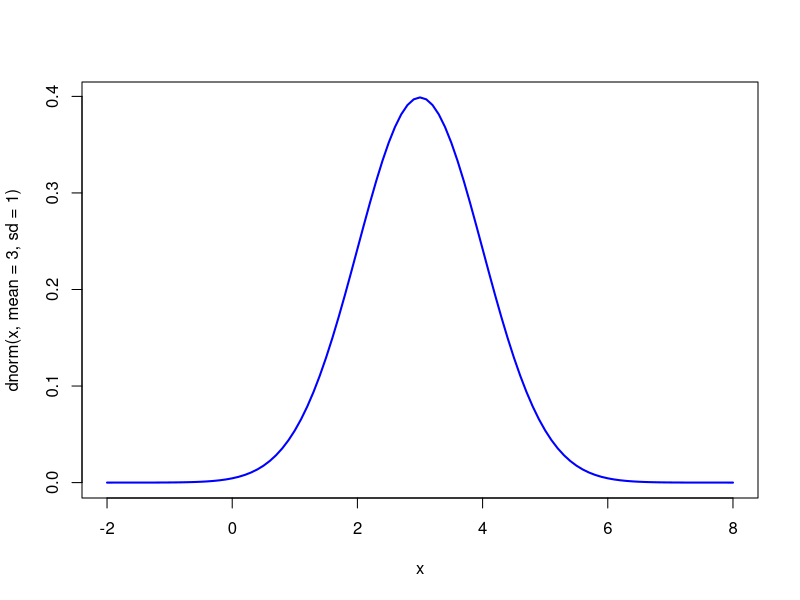
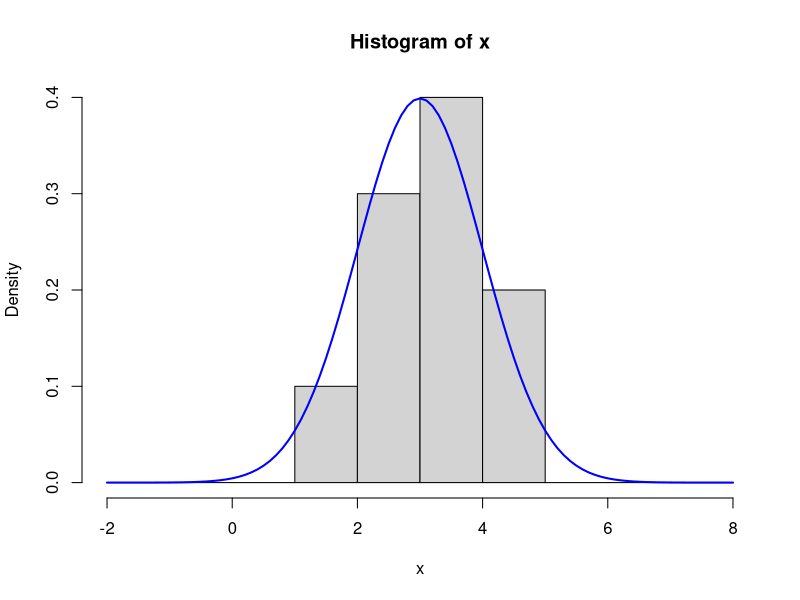
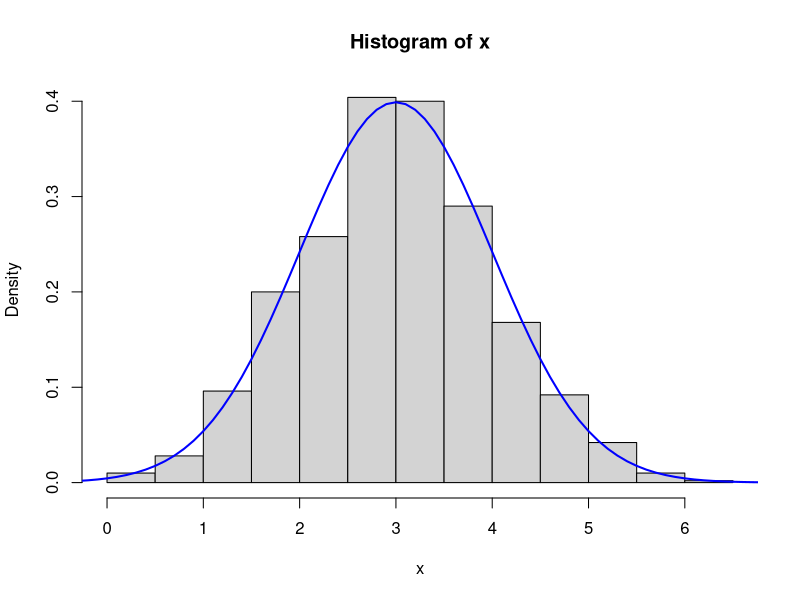
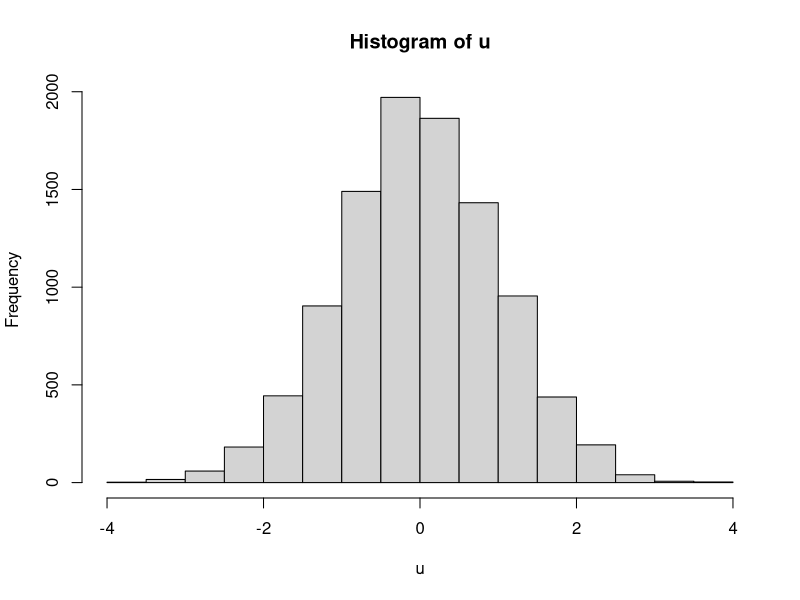
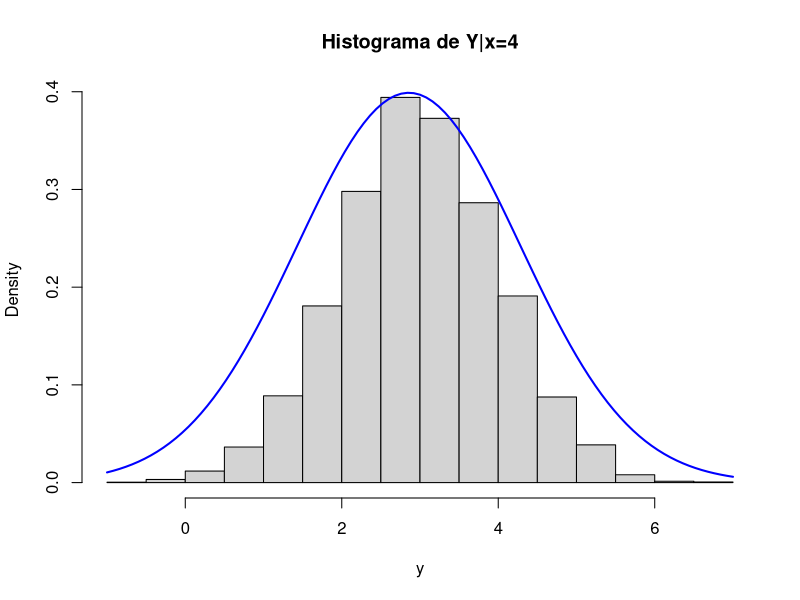
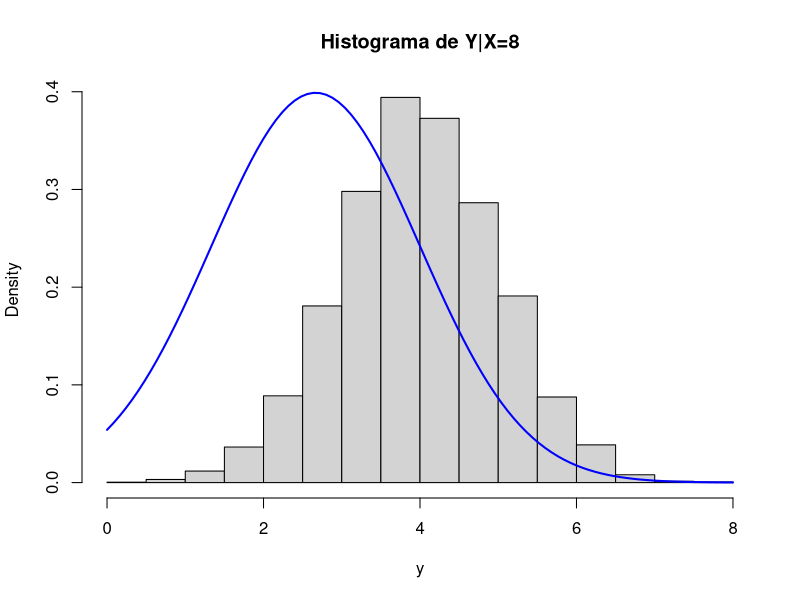
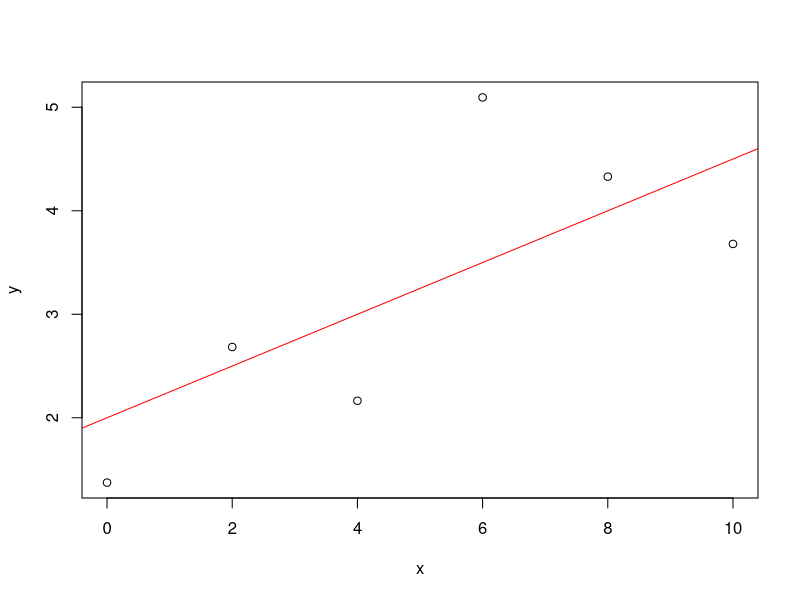
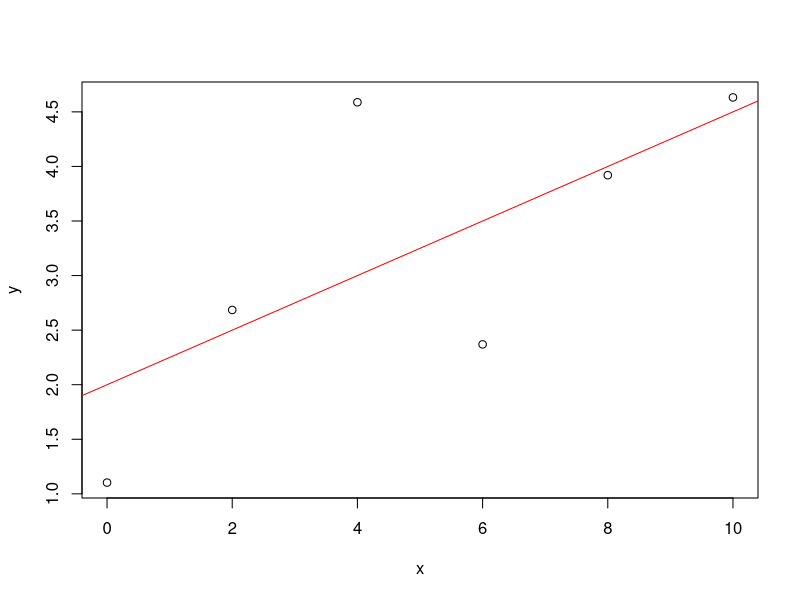

Generate these figures, in order, with R:
## ---- chunk 1
curve(dnorm(x, mean = 3, sd = 1), from = -2, to = 8, col = "blue", lwd = 2)
## ---- chunk 2
set.seed(123)
(x = round(rnorm(20, 3, 1),2) )
## ---- chunk 3
table(cut(x, breaks = -2:8))
## ---- chunk 4
hist(x, breaks = -2:8, freq = F)
curve(dnorm(x, mean = 3, sd = 1), col = "blue", lwd = 2, add = T)
## ---- chunk 5
set.seed(123)
x = round(rnorm(1000, 3, 1),2)
hist(x, freq = F)
curve(dnorm(x, mean = 3, sd = 1), from = -2, to = 8, col = "blue", lwd = 2, add = T)
## ---- chunk 6
set.seed(1)
u = rnorm(10000, 0, 1)
hist(u)
## ---- chunk 7
x = 4
y = 2 + 0.25*x + u
## ---- chunk 8
hist(y, freq = F, main = "Histograma de Y|x=4")
curve(dnorm(x,2 + 0.3*x ,1), col = "blue", lwd = 2, add = T)
## ---- chunk 9
# aproximación de 2 + 0.25*4
mean(y)
# aproximación de 1
var(y)
## ---- chunk 10
x = 8
y = 2 + 0.25*x + u
hist(y, freq = F, main = "Histograma de Y|X=8")
curve(dnorm(x,2 + 0.25*x ,1), col = "blue", lwd = 2, add = T)
## ---- chunk 11
# aproximación de 2 + 0.25*8
mean(y)
# aproximación de 1
var(y)
## ---- chunk 12
set.seed(1)
x = c(0,2,4,6,8,10) 
u = rnorm(length(x))
y = 2 + 0.25*x + u
plot(x,y)
abline(a=2, b=0.25, col = "red") # añadimos la recta
## ---- chunk 13
set.seed(2)
x = c(0,2,4,6,8,10) 
u = rnorm(length(x))
y = 2 + 0.25*x + u
plot(x,y)
abline(a=2, b=0.25, col = "red") # añadimos la recta
## ---- chunk 14
set.seed(1)
x = c(0,2,4,6,8,10) 
u = rnorm(length(x))
y = 2 + 0.25*x + u
plot(x,y)
## ---- chunk 15
m = lm(y ~ x)
coefficients(m)
## ---- chunk 16
plot(x,y)
abline(a=2, b=0.25, col = "red")
abline(m, col = "blue")
## ---- chunk 17
set.seed(2)
u = rnorm(length(x))
y = 2 + 0.25*x + u
m = lm(y ~ x)
coefficients(m)
## ---- chunk 18
set.seed(1)
aa = rep(0,1000)
bb = rep(0,1000)
for (i in 1:1000){
  u = rnorm(length(x))
  y = 2 + 0.25*x + u
  m = lm(y ~ x)
  aa[i] = coef(m)[1]
  bb[i] = coef(m)[2]
}
## ---- chunk 19
hist(aa, freq = F)
## ---- chunk 20
hist(bb, freq = F)
## ---- chunk 21
X = cbind(rep(1,length(x)), x)
solve(t(X) %*% X)
## ---- chunk 22
hist(aa, freq = F)
curve(dnorm(x,2,sqrt(0.524)), add = T, col = "blue", lwd = 2)
## ---- chunk 23
hist(bb, freq = F)
curve(dnorm(x,0.25,sqrt(0.014)), add = T, col = "blue", lwd = 2)
